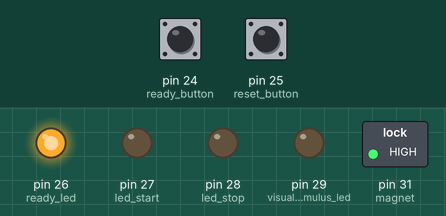
Recording of a sketch running on a simulated Arduino Mega 2560, built with avr-gcc and run on an emulated ATmega2560. Shown: switched loads named in the sketch (green lamp = pin HIGH), output pins drawn as LEDs (lit = HIGH). The inputs (shaded band) are chosen by the test bench; at power-on: pin 24 (ready_button) LOW, pin 25 (reset_button) LOW. Random numbers use the default seed unless the sketch sets one.

Above: at 1.2 s.
1.3 s: pin 24 (ready_button) pulled HIGH for 0.15 s
At 2.5 s:
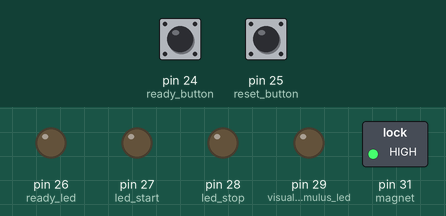
2.9 s: pin 25 (reset_button) pulled HIGH for 0.15 s
At 3.8 s:
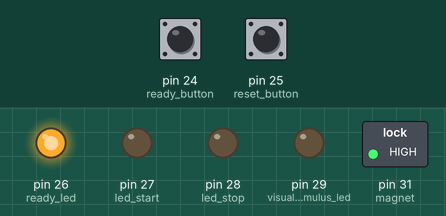
4.5 s: pin 24 (ready_button) pulled HIGH for 1 s
At 12.1 s:
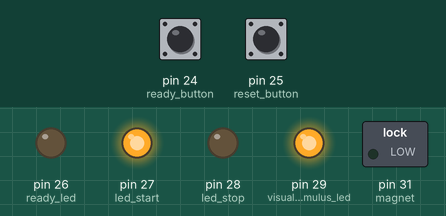
Timing chart, 0 to 15.9 s (numbered marks = the images above; inputs shaded):
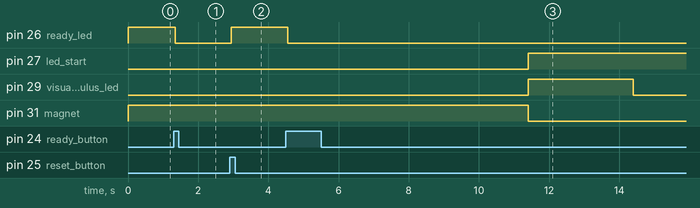

Measured:
- after the input at 1.3 s, pin 26 (ready_led): HIGH → LOW after 0.05 s
- after the input at 2.9 s, pin 26 (ready_led): LOW → HIGH after 0.05 s
- after the input at 4.5 s, pin 26 (ready_led): HIGH → LOW after 0.05 s; pin 27 (led_start): LOW → HIGH after 6.9 s; pin 29 (visual_stimulus_led): LOW → HIGH after 6.9 s, → LOW 3.0 s later; pin 31 (magnet): HIGH → LOW after 6.9 s

The sketch:

test_teensy_magnet_guanto_visual_stimulus.ino
```cpp
#define hand_sens 11

#define visual_stimulus_led 29

#define ready_button 24
#define reset_button 25

#define ready_led 26
#define led_start 27
#define led_stop 28

#define magnet 31

int program_execution_state = 0;
bool show_results = HIGH;

bool test_ready_state = HIGH;

bool visual_stimulus_led_state = LOW;

bool magnet_state = HIGH;         // the current state of the output pin

bool ready_button_reading;
bool ready_button_state;             // the current reading from the input pin
bool last_ready_button_state = LOW;   // the previous reading from the input pin

unsigned long debounce_delay = 50;    // the debounce time; increase if the output flickers
unsigned long last_debounce_time_ready = 0;  // the last time the output pin was toggled

bool reset_button_reading;
bool reset_button_state;             // the current reading from the input pin
bool last_reset_button_state = LOW;   // the previous reading from the input pin

unsigned long last_debounce_time_reset = 0;  // the last time the output pin was toggled

volatile byte led_start_state = LOW;
volatile byte led_stop_state = LOW;

unsigned long rand_time = 0;
unsigned long stimuly_duration = 3000;
unsigned long test_time_ready = 0;
unsigned long test_time_start = 0;
volatile unsigned long test_time_end = 0;
unsigned long test_elapsed_time = 0;

void setup() {
  //Serial.begin(115200);

  pinMode(visual_stimulus_led, OUTPUT);

  pinMode(led_start, OUTPUT);
  pinMode(led_stop, OUTPUT);
  pinMode(hand_sens, INPUT_PULLUP);

  pinMode(ready_button, INPUT);
  pinMode(reset_button, INPUT);

  pinMode(ready_led, OUTPUT);
  pinMode(magnet, OUTPUT);

  digitalWrite(ready_led, test_ready_state);
  digitalWrite(magnet, magnet_state);
  digitalWrite(led_start, led_start_state);
  digitalWrite(led_stop, led_stop_state);
  digitalWrite(visual_stimulus_led, visual_stimulus_led_state);

  attachInterrupt(digitalPinToInterrupt(hand_sens), stop_test_ISR, RISING);
}

void loop() {
  switch(program_execution_state){
    case(0):  ready_button_reading = digitalRead(ready_button);
              if (ready_button_reading != last_ready_button_state){
                // reset the debouncing timer
                last_debounce_time_ready = millis();
              }

              if ((millis() - last_debounce_time_ready) > debounce_delay){
                if (ready_button_reading != ready_button_state){
                  ready_button_state = ready_button_reading;

                  // only toggle if the new button state is HIGH
                  if (ready_button_state == HIGH){
                    test_time_ready = millis();
                    randomSeed(millis());
                    rand_time = random(5000, 10000);
                    test_ready_state = LOW;
                    program_execution_state = 1;
                  }
                }
              }
              // save the reading. Next time through the loop, it'll be the lastButtonState:
              last_ready_button_state = ready_button_reading;
              break;
    case(1):  if ((millis() - test_time_ready) >= rand_time){
                visual_stimulus_led_state = HIGH;
                magnet_state = LOW;
                program_execution_state = 2;
                test_time_start = millis();
                led_start_state = HIGH;
              }

              reset_button_reading = digitalRead(reset_button);
              if (reset_button_reading != last_reset_button_state){
                // reset the debouncing timer
                last_debounce_time_reset = millis();
              }

              if ((millis() - last_debounce_time_reset) > debounce_delay){
                if (reset_button_reading != reset_button_state){
                  reset_button_state = reset_button_reading;

                  // only toggle if the new button state is HIGH
                  if (reset_button_state == HIGH){
                    magnet_state = HIGH;
                    led_start_state = LOW;
                    led_stop_state = LOW;
                    show_results = HIGH;
                    test_ready_state = HIGH;
                    visual_stimulus_led_state = LOW;
                    program_execution_state = 0;
                  }
                }
              }
              // save the reading. Next time through the loop, it'll be the lastButtonState:
              last_reset_button_state = reset_button_reading;
              break;
    case(2):  if ((millis() - test_time_start) >= stimuly_duration){
                visual_stimulus_led_state = LOW;
                program_execution_state = 3;
              }

              reset_button_reading = digitalRead(reset_button);
              if (reset_button_reading != last_reset_button_state){
                // reset the debouncing timer
                last_debounce_time_reset = millis();
              }

              if ((millis() - last_debounce_time_reset) > debounce_delay){
                if (reset_button_reading != reset_button_state){
                  reset_button_state = reset_button_reading;

                  // only toggle if the new button state is HIGH
                  if (reset_button_state == HIGH){
                    magnet_state = HIGH;
                    led_start_state = LOW;
                    led_stop_state = LOW;
                    show_results = HIGH;
                    test_ready_state = HIGH;
                    visual_stimulus_led_state = LOW;
                    program_execution_state = 0;
                  }
                }
              }
              // save the reading. Next time through the loop, it'll be the lastButtonState:
              last_reset_button_state = reset_button_reading;
              break;
    case(3):  reset_button_reading = digitalRead(reset_button);
              if (reset_button_reading != last_reset_button_state){
                // reset the debouncing timer
                last_debounce_time_reset = millis();
              }

              if ((millis() - last_debounce_time_reset) > debounce_delay){
                if (reset_button_reading != reset_button_state){
                  reset_button_state = reset_button_reading;

                  // only toggle if the new button state is HIGH
                  if (reset_button_state == HIGH){
                    magnet_state = HIGH;
                    led_start_state = LOW;
                    led_stop_state = LOW;
                    show_results = HIGH;
                    test_ready_state = HIGH;
                    visual_stimulus_led_state = LOW;
                    program_execution_state = 0;
                  }
                }
              }
              // save the reading. Next time through the loop, it'll be the lastButtonState:
              last_reset_button_state = reset_button_reading;
              break;
    case(4):  test_elapsed_time = test_time_end - test_time_start;
              if (show_results){
                Serial.println("Elapsed time: " + String(test_elapsed_time));
                show_results = LOW;
              }

              reset_button_reading = digitalRead(reset_button);
              if (reset_button_reading != last_reset_button_state){
                // reset the debouncing timer
                last_debounce_time_reset = millis();
              }

              if ((millis() - last_debounce_time_reset) > debounce_delay){
                if (reset_button_reading != reset_button_state){
                  reset_button_state = reset_button_reading;

                  // only toggle if the new button state is HIGH
                  if (reset_button_state == HIGH){
                    magnet_state = HIGH;
                    led_start_state = LOW;
                    led_stop_state = LOW;
                    show_results = HIGH;
                    test_ready_state = HIGH;
                    visual_stimulus_led_state = LOW;
                    program_execution_state = 0;
                  }
                }
              }
              // save the reading. Next time through the loop, it'll be the lastButtonState:
              last_reset_button_state = reset_button_reading;
              break;
    default:  test_ready_state = HIGH;
              led_start_state = HIGH;
              led_stop_state = HIGH;

              reset_button_reading = digitalRead(reset_button);
              if (reset_button_reading != last_reset_button_state){
                // reset the debouncing timer
                last_debounce_time_reset = millis();
              }

              if ((millis() - last_debounce_time_reset) > debounce_delay){
                if (reset_button_reading != reset_button_state){
                  reset_button_state = reset_button_reading;

                  // only toggle if the new button state is HIGH
                  if (reset_button_state == HIGH){
                    magnet_state = HIGH;
                    led_start_state = LOW;
                    led_stop_state = LOW;
                    show_results = HIGH;
                    test_ready_state = HIGH;
                    visual_stimulus_led_state = LOW;
                    program_execution_state = 0;
                  }
                }
              }
              // save the reading. Next time through the loop, it'll be the lastButtonState:
              last_reset_button_state = reset_button_reading;
  }
  digitalWrite(ready_led, test_ready_state);
  digitalWrite(magnet, magnet_state);
  digitalWrite(led_start, led_start_state);
  digitalWrite(led_stop, led_stop_state);
  digitalWrite(visual_stimulus_led, visual_stimulus_led_state);
}
```

stop_test_ISR.ino
```cpp
void stop_test_ISR() {
  test_time_end = millis();
  visual_stimulus_led_state = LOW;
  led_start_state = LOW;
  led_stop_state = HIGH;
  program_execution_state = 4;
}
```
